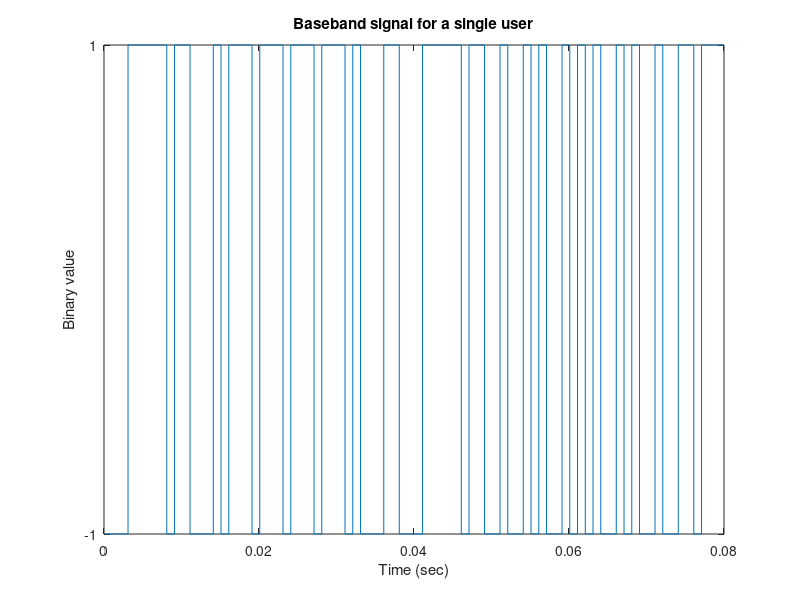
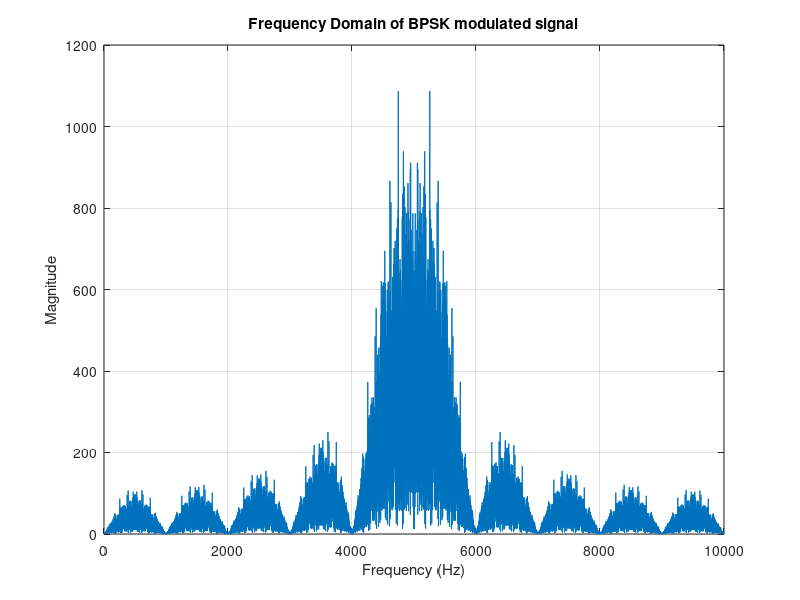
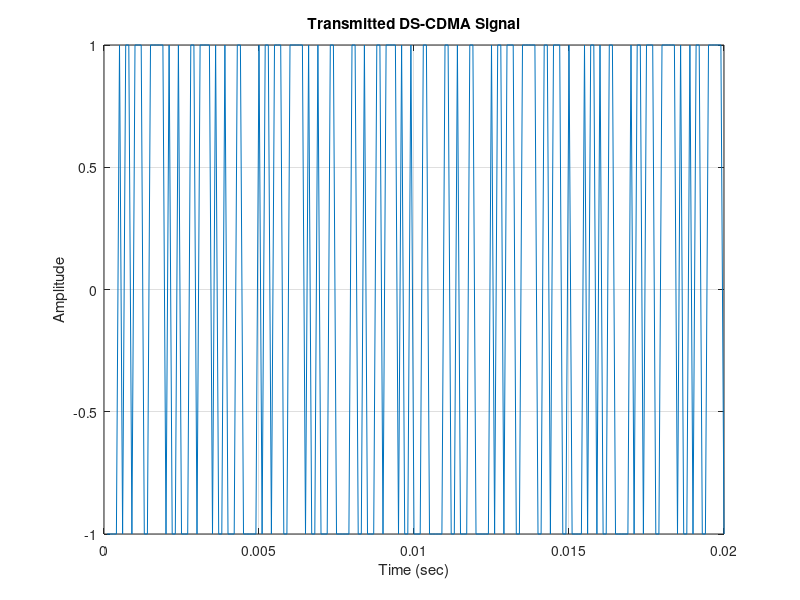
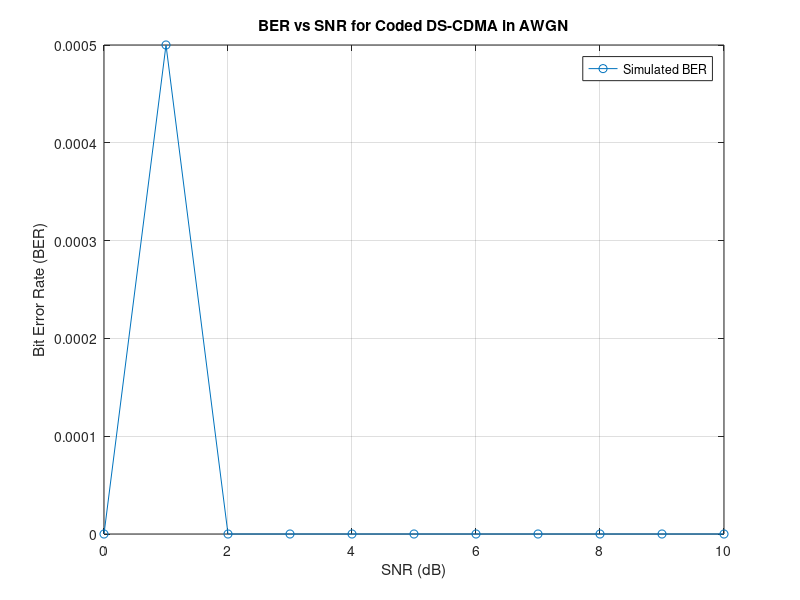

These figures' MATLAB source, in order:
clear all;
close all;

% Generate random message
msg = round(rand(1, 1000)); % 1000-bit message

% ----- Simple Convolutional Encoder (rate 1/2, memory 2) -----
% Trellis: constraint length = 3, generators = [6 7] in octal
G1 = [1 1 0]; % binary for 6
G2 = [1 1 1]; % binary for 7
K = length(G1);
msg_padded = [zeros(1,K-1) msg]; % zero-padding for shift register
len_msg = length(msg);
encoded = [];

for i = 1:len_msg
    reg = msg_padded(i:i+K-1);
    out1 = mod(sum(G1 .* reg), 2);
    out2 = mod(sum(G2 .* reg), 2);
    encoded = [encoded out1 out2];
end

% ----- Map binary to bipolar NRZ format -----
user = encoded;
user(user==0) = -1;

% ----- BPSK Parameters -----
fc = 5000;              % Carrier frequency (Hz)
eb = 0.5;               % Energy per bit
bitrate = 1000;         % Bitrate (bps)
tb = 1 / bitrate;       % Bit duration
chiprate = 10000;       % Chip rate (chips/sec)
tc = 1 / chiprate;      % Chip duration

length_user = length(user);
t = tc:tc:tb*length_user;

% ----- Generate Baseband Signal -----
basebandsig = repelem(user, tb/tc);
figure(1)
stairs(t(1:800), basebandsig(1:800))
xlabel('Time (sec)')
ylabel('Binary value')
set(gca,'ytick',[-1 1])
title('Baseband signal for a single user')

% ----- BPSK Modulation -----
bpskmod = [];
for i = 1:length_user
    tbit = tc:tc:tb;
    bpskmod = [bpskmod sqrt(2*eb)*user(i)*cos(2*pi*fc*tbit)];
end

% ----- Frequency Domain Analysis -----
number = length(t);
spectrum = abs(fft(bpskmod));
sampling_frequency = 2 * fc;
sampling_interval = 1.0 / sampling_frequency;
for i = 1:number
    frequency(i) = (1.0/(number*sampling_interval)) * i;
end
figure(2)
plot(frequency, spectrum)
title('Frequency Domain of BPSK modulated signal')
xlabel('Frequency (Hz)')
ylabel('Magnitude')
grid on

% ----- PN Sequence Generation -----
seed = [1 -1 1 -1]; % initial bipolar seed
pn = [];
for i = 1:length_user
    for j = 1:10
        pn = [pn seed(4)];
        if seed(4) == seed(3)
            temp = -1;
        else
            temp = 1;
        end
        seed(4) = seed(3);
        seed(3) = seed(2);
        seed(2) = seed(1);
        seed(1) = temp;
    end
end

% ----- PN Upsampling -----
pnupsampled = repelem(pn, tb/(10*tc));

% ----- Spread Signal -----
sigtx = bpskmod .* pnupsampled;
figure(3)
plot(t(1:200), sigtx(1:200))
title('Transmitted DS-CDMA Signal')
xlabel('Time (sec)')
ylabel('Amplitude')
grid on

% ----- BER Simulation over AWGN -----
snr_in_dBs = 0:1:10;
ber = zeros(size(snr_in_dBs));

for m = 1:length(snr_in_dBs)
    % Add AWGN (manual)
    Ps = mean(sigtx.^2);               % Signal power
    SNR_linear = 10^(snr_in_dBs(m)/10);
    noise_power = Ps / SNR_linear;
    noise = sqrt(noise_power) * randn(1, length(sigtx));
    noisy_signal = sigtx + noise;

    % Despread
    rx = noisy_signal .* pnupsampled;

    % Demodulation
    demodcar = [];
    for i = 1:length_user
        tbit = tc:tc:tb;
        demodcar = [demodcar sqrt(2*eb)*cos(2*pi*fc*tbit)];
    end
    bpskdemod = rx .* demodcar;

    % Integrate & Dump
    sum_val = zeros(1, length_user);
    for i = 1:length_user
        sum_val(i) = sum(bpskdemod((i-1)*10 + 1 : i*10));
    end
    rxbits = sum_val > 0; % Hard decision

    % BER Calculation (no biterr or vitdec)
    txbits = encoded == 1;  % Original bits after convolutional encoder
    errors = sum(rxbits ~= txbits);
    ber(m) = errors / length_user;

    fprintf('SNR = %d dB, BER = %.5f\n', snr_in_dBs(m), ber(m));
end

% ----- Plot BER -----
figure(4)
plot(snr_in_dBs, ber, '-o')
xlabel('SNR (dB)')
ylabel('Bit Error Rate (BER)')
title('BER vs SNR for Coded DS-CDMA in AWGN')
grid on
legend('Simulated BER')
